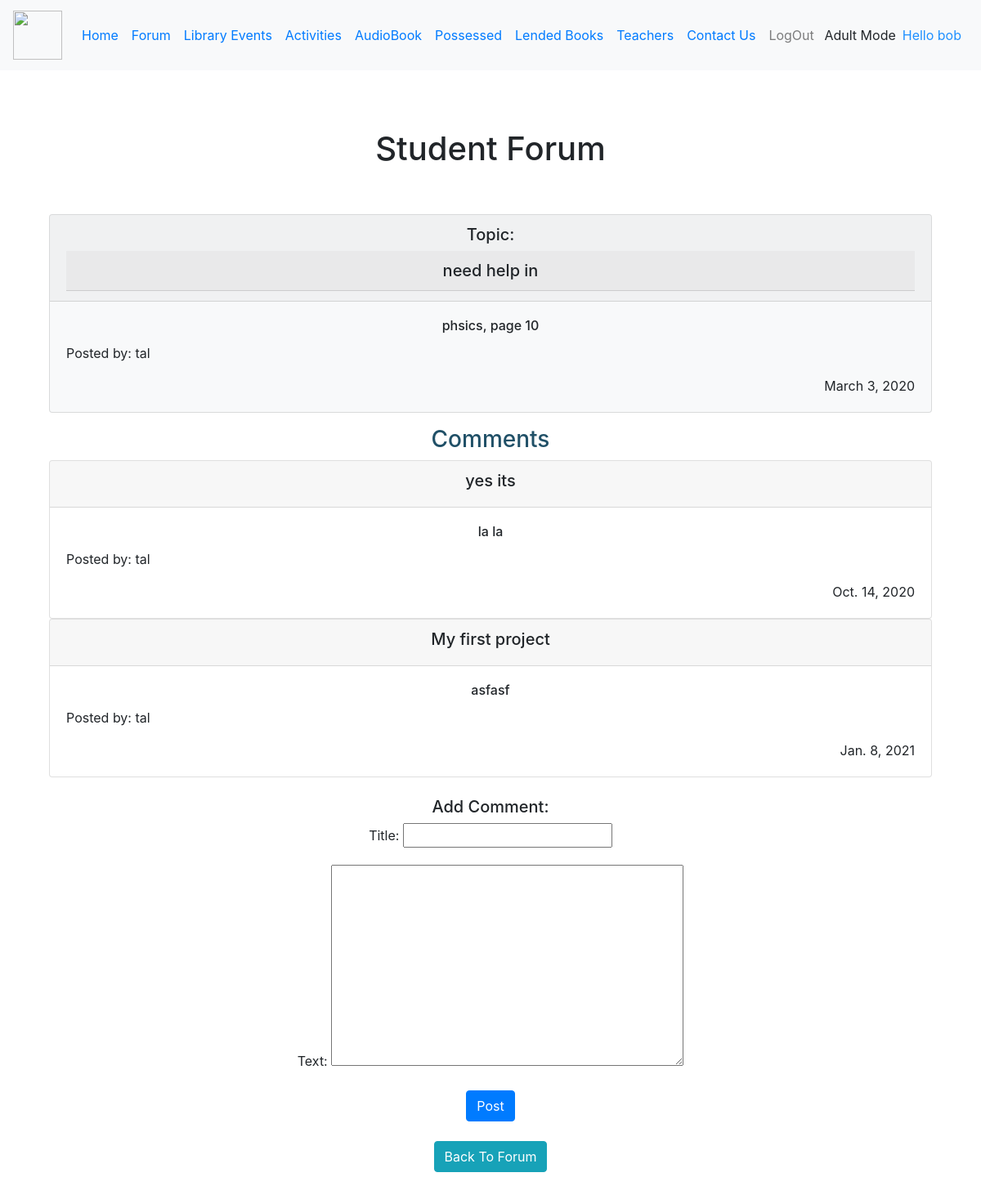
/Forum/2/ (signed in), run on the app's committed database.
### Forum/models.py (models this page shows, shortened)
class Forum(models.Model):
    student = models.ForeignKey(Student, on_delete=models.CASCADE)
    title = models.CharField(max_length=100)
    text = models.TextField(max_length=500)
    forumdate = models.DateField(default=datetime.datetime.now(), null=True, blank=True)

class Comments(models.Model):
    student = models.ForeignKey(Student, on_delete=models.CASCADE)
    forum = models.ForeignKey(Forum, on_delete=models.CASCADE)
    title = models.CharField(max_length=100)
    text = models.TextField(max_length=500)
    commentdate = models.DateField(default=datetime.datetime.now(), null=True, blank=True)

### authentication/models.py (models this page shows, shortened)
class Student(models.Model):
    user=models.OneToOneField(User, on_delete=models.SET_NULL,null=True,blank=True)
    Grade_CHOICES = (
        (1, 1), (2, 2), (3, 3), (4, 4), (5, 5), (6, 6), (7, 7), (8, 8), (9, 9), (10, 10), (11, 11), (12, 12)
    )
    grade = models.IntegerField(default=1, choices=Grade_CHOICES, null=False, blank=False)
    type=models.CharField(max_length=50,default='Student')
    Forum_Banned=models.BooleanField(default=False)
    Phone_Number = models.CharField(max_length=10, validators=[MinLengthValidator(10)])
    Security_Check = models.BooleanField(default=False)
    Studentposses = models.ManyToManyField(Book, blank=True)

### Forum/views.py (the view, shortened to what this page needs)
# urls.py: path('<int:forum_id>/', views.comments, name="comments"),
@login_required
def comments(request,forum_id):
    currentForum = get_object_or_404(forum, pk=forum_id)
    if request.method == "GET":
        commentim = Comments.objects.filter(forum=currentForum)
        return render(request, 'Forum/comments.html', {'forum': currentForum, 'commentim': commentim, "form": CommitForum()})

### Forum/forms.py
class CommitForum(forms.ModelForm):
    class Meta:
        model = Comments
        fields = ['title', 'text']

### book_catalog/templates/Forum/comments.html (shortened to what this page needs)
{% extends "mepage/student/stylestudent.html" %}
{% block content %}
<div class="container text-center">
    <div class="container text-center">
<br><br>
<br>
        <h1 align="center">Student Forum</h1>
    <br><br>
        <div class="card bg-light mb-3" style="max-width: 100rem;">
  <div class="card-header">
<h5 align="center">Topic:</h5><h5 class="card-header">{{ forum.title }}</h5>
  </div>
  <div class="card-body">
    <h6 class="card-title">{{ forum.text }}</h6>
    <p class="card-text" align="left">Posted by: {{ forum.student.user.username }}</p>
      <p class="card-text" align="right"> {{ forum.forumdate }}</p>
  </div>
</div>
  <h3 style="color: #205067">Comments</h3>
      {% for comment in commentim %}
        <div class="card">
  <div class="card-header">
    <h5>{{ comment.title }}</h5>
  </div>
  <div class="card-body">
    <h6 class="card-title">{{ comment.text }}</h6>
      <p class="card-text" align="left"> Posted by: {{ comment.student.user.username }}</p>
      <p class="card-text" align="right"> {{ comment.commentdate }}</p>
  </div>
</div>
    {% endfor %}
  {% if user.student.Forum_Banned %}
  <button type="button" class="btn btn-danger">
    <a href="{% url 'contact' %}" style="color: #FFFFFF">You are band<br>Click To Contact Us</a>
</button>
  {% else %}
        <br>
        <h5>Add Comment:</h5>
        <form method="POST">
            {{ form.as_p }}
        <button type="submit" class="btn btn-primary">Post</button>
        </form>
  {% endif %}
    <br><a href="{% url 'Forum' %}" class="btn btn-info">Back To Forum</a>
  </div>
<br><br>
</div>
{% endblock %}

### book_catalog/templates/mepage/student/stylestudent.html (shortened to what this page needs)
<!doctype html>
<html lang="en">
  <head>
  {% load static %}
<link rel="stylesheet" href="https://cdn.jsdelivr.net/npm/bootstrap@4.5.3/dist/css/bootstrap.min.css">
  </head>
<nav class="navbar navbar-expand-lg navbar-light bg-light sticky-top">
    {% load static %}
<a class="navbar-brand" href="{% url "homepage" %}"><img src="{% static 'book_catalog/defult.png' %}" height="60" width="60" href="{% url "homepage" %}"></a>
  <div class="collapse navbar-collapse" id="navbarSupportedContent">
    <ul class="navbar-nav mr-auto">
      <li class="nav-item active">
        <a class="nav-link text-primary" href="{% url "homepage" %}">Home <span class="sr-only" href="{% url "homepage" %}">home</span></a>
      </li>
      <li class="nav-item"  href="{% url "mestudent" %}">
        <a class="nav-link text-primary text size-12" href="{% url "Forum" %}">Forum</a>
      </li>
      <li class="nav-item" href="{% url "mestudentevents" %}">
        <a class="nav-link text-primary" href="{% url 'mestudentevents' %}">Library Events</a>
      </li>
    <li class="nav-item" href="{% url "activity" %}">
        <a class="nav-link text-primary" href="{% url 'activity' %}">Activities</a>
      </li>
    <li class="nav-item" href="{% url "audobooks" %}">
        <a class="nav-link text-primary" href="{% url 'audobooks' %}">AudioBook</a>
      </li>
        {% if user.is_authenticated %}
            <li class="nav-item"  href="{% url "mestudentpossesses" %}">
        <a class="nav-link text-primary text size-12" href="{% url "mestudentpossesses" %}">Possessed</a>
      </li>
            <li class="nav-item" href="{% url "melendedbooks" %}">
        <a class="nav-link text-primary" href="{% url 'melendedbooks' %}">Lended Books</a>
      </li>
            <li class="nav-item" href="{% url "teachers" %}">
        <a class="nav-link text-primary" href="{% url 'teachers' %}">Teachers</a>
      </li>
            <li class="nav-item" href="{% url "contact" %}">
        <a class="nav-link text-primary" href="{% url 'contact' %}">Contact Us</a>
      </li>
            <li class="nav-item"  href="{% url "logoutuser" %}">
        <a href="#" onclick="$('#signOutBtn').click()" class="nav-link">LogOut</a>
      </li>
        {% endif %}
     </ul>
  <form class="form-inline">
     {% if user.student %}
          <h7 style="text-align:center">Student Mode </h7> &ensp;
      {% elif user.adult %}
      <h7 style="text-align:center">Adult Mode </h7> &ensp;
      {% elif user.superuser %}
      <h7 style="text-align:center">Admin Mode </h7> &ensp;
{% endif %}
      </form>
  <form class="form-inline">
      {% if user.is_authenticated %}
          <h7 style="color: dodgerblue">Hello {{ user.username }} </h7> &ensp;
{% endif %}
  </form>
  </div>
</nav>
{%  block content %}{% endblock %}
</html>

### data on the page
Forum: title "need help in", text "phsics, page 10", student.user.username "tal", forumdate "March 3, 2020"
Comments: title "yes its", text "la la", student.user.username "tal", commentdate "Oct. 14, 2020"
Comments: title "My first project", text "asfasf", student.user.username "tal", commentdate "Jan. 8, 2021"

### other printed values
{{ user.username }} "bob"
